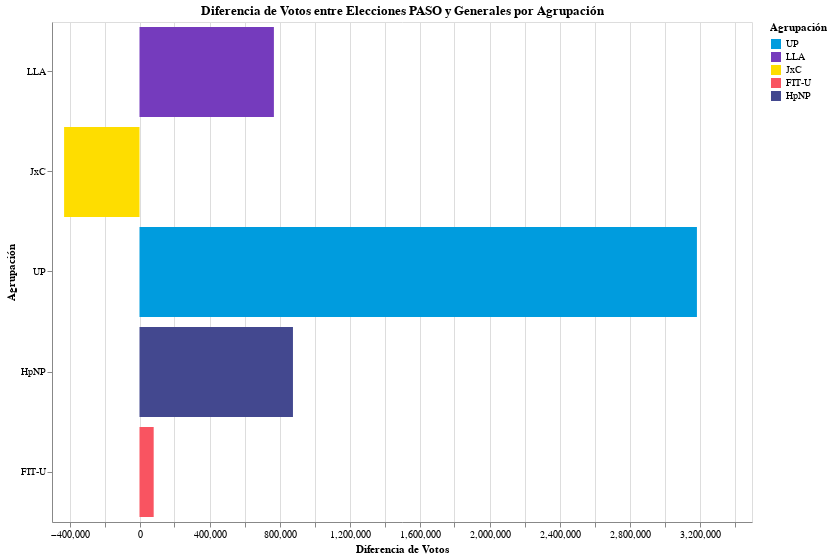

The cell this chart's notebook holds for it:
### Code cell
# Diferencia de votos entre elecciones PASO y Generales por Agrupacion
chart2 = alt.Chart(df_diferencia_votos_presidente).mark_bar().encode(
    y=alt.Y('agrupacion_nombre:N', title='Agrupación', sort=alt.EncodingSortField(field='diferencia_votos:Q', order='descending')),
    x=alt.X('diferencia_votos:Q', title='Diferencia de Votos'),
    color=alt.Color('agrupacion_nombre:N', title='Agrupación', scale=alt.Scale(domain=list(colors2.keys()), range=list(colors2.values()))),
    tooltip=['agrupacion_nombre:N', 'diferencia_votos:Q']
).properties(
    width=700,
    height=500,
    title='Diferencia de Votos entre Elecciones PASO y Generales por Agrupación'
)
chart2

### Figure 1 — Vega-Lite specification as saved in the notebook (floating-point values rounded to 4 significant figures)
{"config": {"view": {"continuousWidth": 300, "continuousHeight": 300}}, "data": {"name": "data-07321612f04852884d18c747d43bbbb0"}, "mark": {"type": "bar"}, "encoding": {"color": {"field": "agrupacion_nombre", "scale": {"domain": ["UP", "LLA", "JxC", "FIT-U", "HpNP"], "range": ["rgb(0, 156, 222)", "rgb(117, 59, 189)", "rgb(254, 221, 0)", "rgb(249, 84, 97)", "rgb(67, 72, 143)"]}, "title": "Agrupación", "type": "nominal"}, "tooltip": [{"field": "agrupacion_nombre", "type": "nominal"}, {"field": "diferencia_votos", "type": "quantitative"}], "x": {"field": "diferencia_votos", "title": "Diferencia de Votos", "type": "quantitative"}, "y": {"field": "agrupacion_nombre", "sort": {"field": "diferencia_votos:Q", "order": "descending"}, "title": "Agrupación", "type": "nominal"}}, "height": 500, "title": "Diferencia de Votos entre Elecciones PASO y Generales por Agrupación", "width": 700, "$schema": "https://vega.github.io/schema/vega-lite/v5.15.1.json", "datasets": {"data-07321612f04852884d18c747d43bbbb0": [{"agrupacion_nombre": "LLA", "diferencia_votos": 768000.0}, {"agrupacion_nombre": "JxC", "diferencia_votos": -430900.0}, {"agrupacion_nombre": "UP", "diferencia_votos": 3185000.0}, {"agrupacion_nombre": "HpNP", "diferencia_votos": 876900.0}, {"agrupacion_nombre": "FIT-U", "diferencia_votos": 81040.0}]}}
